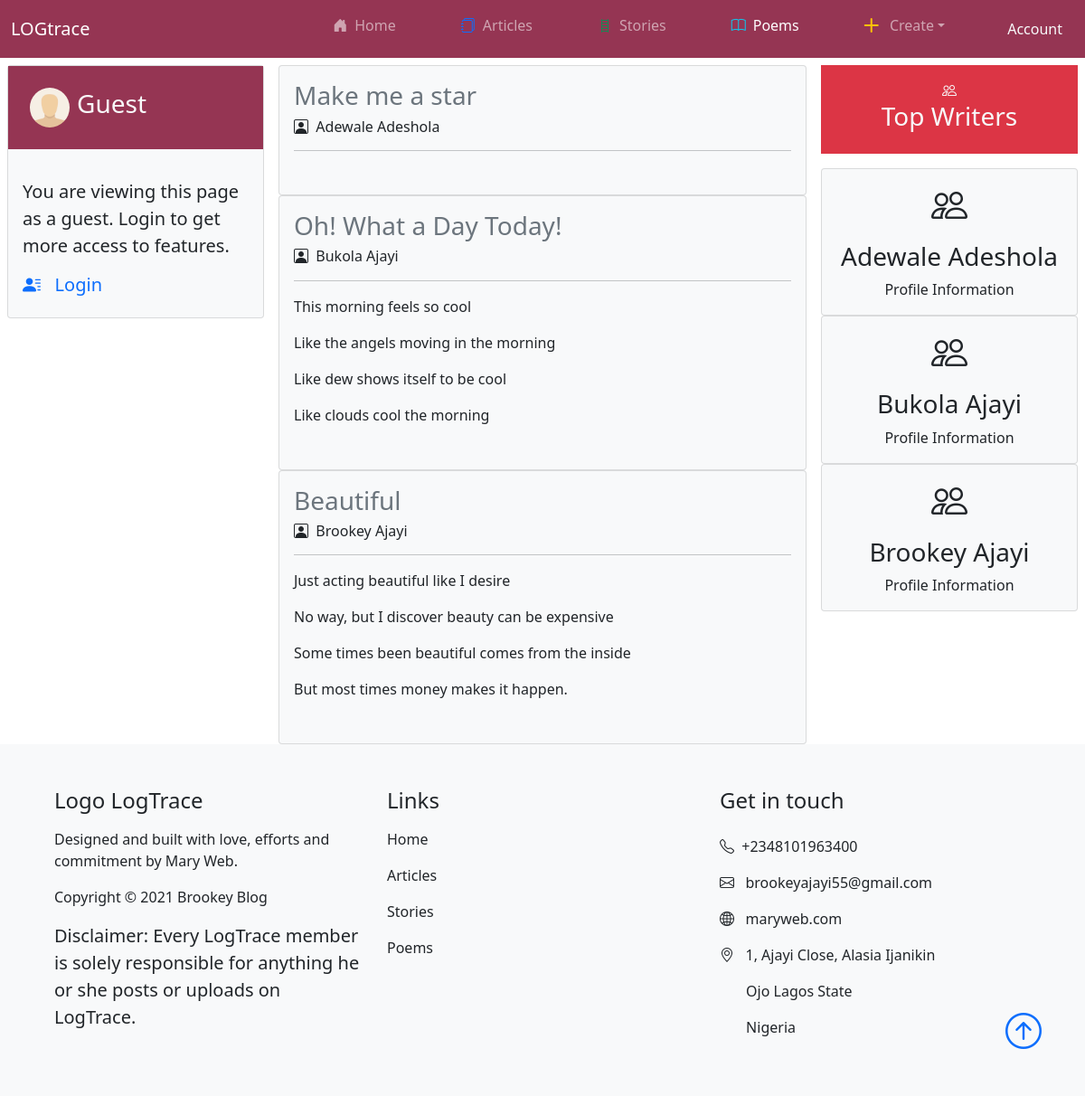
Page /poems.php on the committed database.
### tables this page shows
CREATE TABLE `blog` (
  `blog_id` int(10) UNSIGNED NOT NULL,
  `title` varchar(100) NOT NULL,
  `author` varchar(50) NOT NULL,
  `category` varchar(20) NOT NULL,
  `body` text NOT NULL,
  `created_by` int(11) NOT NULL,
  `img` varchar(400) DEFAULT NULL,
  `date_created` date NOT NULL,
  `time_created` time NOT NULL
);

### public/poems.php (the view, shortened to what this page needs)
<?php
include '../includes/db.php';
$fetch=$conn->prepare("SELECT * FROM blog WHERE category=3");
$fetch->execute();
$blogs=array();
while($row=$fetch->fetch(PDO::FETCH_BOTH)){
	$blogs[]=$row;
}
?>
<!DOCTYPE html>
<html lang="en" dir="ltr">
  <head>
    <link href="https://cdn.jsdelivr.net/npm/bootstrap@5.0.2/dist/css/bootstrap.min.css" rel="stylesheet">
    <link rel="stylesheet" href="https://cdn.jsdelivr.net/npm/bootstrap-icons@1.5.0/font/bootstrap-icons.css">
  </head>
  <body>
		<nav class="navbar navbar-expand-lg navbar-dark text-light fixed-top" style="background-color: #953553">
      <div class="container-fluid">
        <a class="navbar-brand" href="#">LOGtrace</a>
    <div class="collapse navbar-collapse" id="navbarSupportedContent">
      <ul class="navbar-nav px-4 ms-auto mb-3 mb-lg-2">
        <li class="nav-item px-4">
          <a class="nav-link" href="index.php"><i class="bi bi-house-door-fill px-2"></i>Home</a>
        </li>
        <li class="nav-item px-4">
          <a class="nav-link" href="articles.php"><i class="bi bi-journals px-2 text-primary"></i>Articles</a>
        </li>
        <li class="nav-item px-4">
          <a class="nav-link" href="stories.php"><i class="bi bi-ladder px-2 text-success"></i>Stories</a>
        </li>
        <li class="nav-item px-4">
          <a class="nav-link active" aria-current="page" href="poems.php"><i class="bi bi-book px-2 text-info"></i>Poems</a>
        </li>
        <li class="nav-item dropdown px-4">
          <a class="nav-link dropdown-toggle" href="#" id="navbarDropdown" role="button" data-bs-toggle="dropdown" aria-expanded="false">
          <i class="bi bi-plus-lg px-2 text-warning"></i>
          Create</a>
        </li>
      </ul>
			<li class="btn btn-white text-light btn-md gx-4" data-bs-toggle="modal" data-bs-target="#login">Account</li>
    </div>
  </div>
    </nav>
      <section class="ps-2 pe-2 mt-4 pt-5">
          <div class="row g-3">
						<div class="col-md-3">
              <?php
              if(isset($_SESSION['user_id'])){
                ?>
                <div class="card bg-light text-dark">
                  <div class="mb-3 p-3 d-flex text-light" style="background-color: #953553">
                    <img src="../images/dummy.jpg" width="60px" height="60px" class="rounded-circle p-2 justify-content-start" alt="">
                    <h3 id="user_name" class="align-self-center"><?= ucwords($_SESSION['name'])?></h3>
                  </div>
                  <div class="card-body">
                    <p class="lead card-text"><?php echo "Your Id is ".$_SESSION['user_id']?></p>
                    <h5><a href="profile.php?id=<?=$_SESSION['user_id']?>" class="text-decoration-none text_start"><i class="bi bi-person-lines-fill"></i>&nbsp;&nbsp; Profile</a></h5>
                  </div>
                </div>
              <?php } else{ ?>
              <div class="card bg-light text-dark">
                <div class="mb-3 p-3 d-flex text-light" style="background-color: #953553">
                  <img src="../images/dummy.jpg" width="60px" height="60px" class="rounded-circle p-2 justify-content-start" alt="">
                  <h3 id="user_name" class="align-self-center">Guest</h3>
                </div>
                <div class="card-body">
                  <p class="lead card-text">You are viewing this page as a guest. Login to get more access to features.</p>
                  <h5><a href="login.php" class="text-decoration-none text_start"><i class="bi bi-person-lines-fill"></i>&nbsp;&nbsp; Login</a></h5>
                </div>
              </div>
              <?php } ?>
            </div>
            <div class="col-md-6">
							<?php foreach($blogs as $value): ?>
              <div class="card bg-light text-dark">
                <div class="card-body mb-3">
                  <div class="h1">
										<h3><a href="view_blog.php?id=<?=$value['blog_id']?>" class="text-decoration-none text-secondary"><?=$value['title']?></a></h3>
                  </div class="card-title mb-3">
                  <h6><i class="bi bi-person-square"></i>&nbsp;&nbsp;<?=$value['author']?></h6>
                  <hr>
                  <p class="card-text mb-3 d-none"><?= $value['body']?></p>
                </div>
              </div>
						<?php endforeach; ?>
					</div>
            <div class="col-md-3">
							<div class="text-center p-3 mb-3 bg-danger text-light">
								<i class="bi bi-people"></i>
								<h3>Top Writers</h3>
							</div>
						<?php foreach($blogs as $value): ?>
              <div class="card bg-light text-dark">
                <div class="card-body text-center">
                  <div class="h1 mb-3">
                    <i class="bi bi-people"></i>
                  </div class="card-title mb-3">
                  <h3><?=$value['author']?></h3>
                  <p class="card-text">Profile Information</p>
                </div>
              </div>
						<?php endforeach; ?>
          </div>
				</div>
      </section>
			<?php include "../includes/footer.php"; ?>
  </body>
</html>

### rows in the picture
blog: title "Make me a star", author "Adewale Adeshola"
blog: title "Oh! What a Day Today!", author "Bukola Ajayi", body "This morning feels so cool Like the angels moving in the morning Like dew shows itself to be cool Like clouds cool the morning"
blog: title "Beautiful", author "Brookey Ajayi", body "Just acting beautiful like I desire No way, but I discover beauty can be expensive Some times been beautiful comes from the inside But most times money makes it happen."
